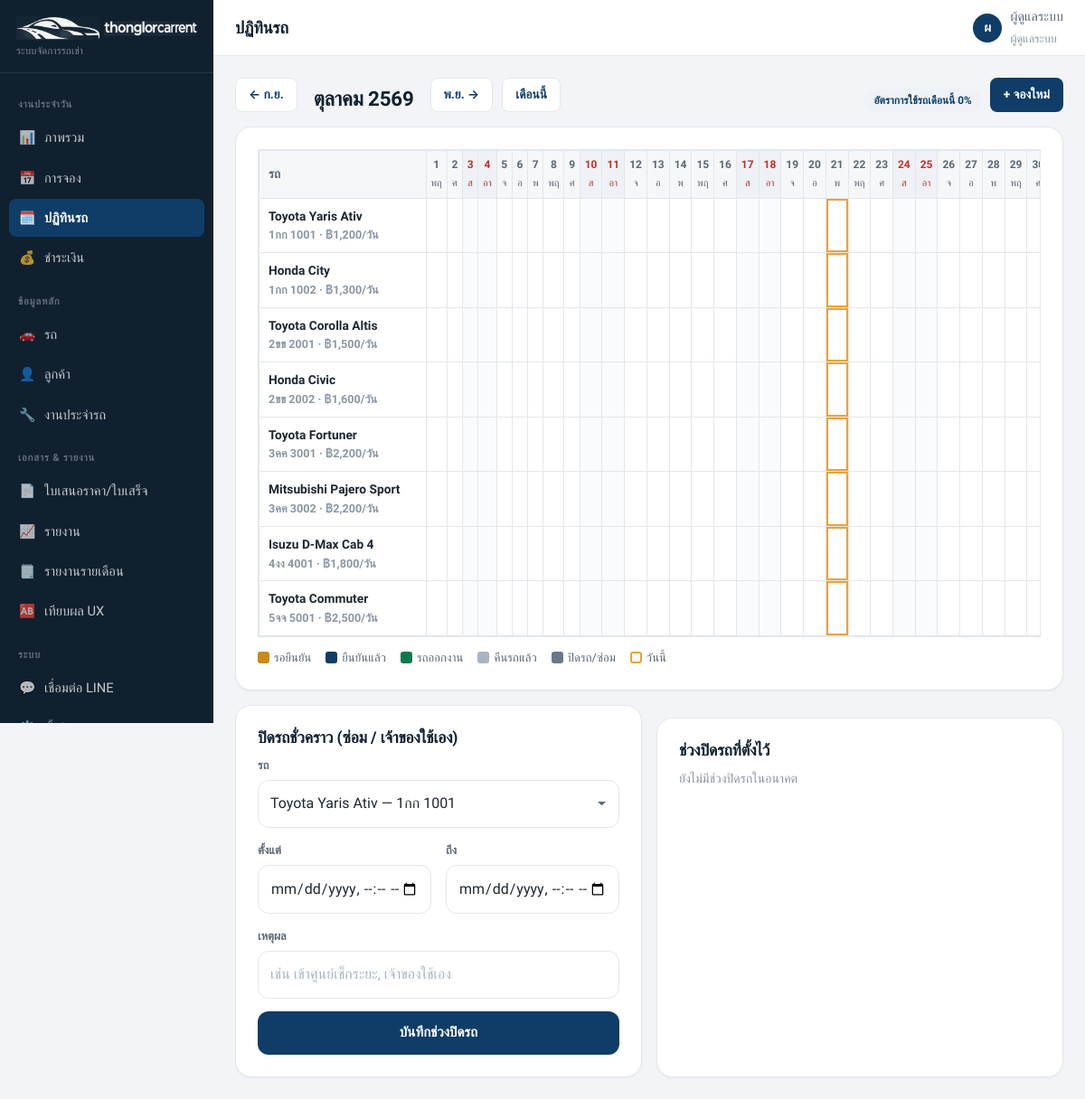
The page /admin/calendar.php (signed in) on the database its author committed.
### tables this page shows
CREATE TABLE IF NOT EXISTS users (
  id            INT UNSIGNED NOT NULL AUTO_INCREMENT,
  name          VARCHAR(120)  NOT NULL,
  email         VARCHAR(150)  NOT NULL,
  password_hash VARCHAR(255)  NOT NULL,
  role          ENUM('admin','staff') NOT NULL DEFAULT 'staff',
  phone         VARCHAR(30)   DEFAULT NULL,
  is_active     TINYINT(1)    NOT NULL DEFAULT 1,
  last_login_at DATETIME      DEFAULT NULL,
  created_at    DATETIME      NOT NULL DEFAULT CURRENT_TIMESTAMP,
  updated_at    DATETIME      NOT NULL DEFAULT CURRENT_TIMESTAMP ON UPDATE CURRENT_TIMESTAMP,
  PRIMARY KEY (id),
  UNIQUE KEY uq_users_email (email)
);

CREATE TABLE IF NOT EXISTS cars (
  id              INT UNSIGNED NOT NULL AUTO_INCREMENT,
  plate           VARCHAR(20)   NOT NULL,              
  province        VARCHAR(60)   DEFAULT NULL,
  brand           VARCHAR(60)   NOT NULL,
  model           VARCHAR(80)   NOT NULL,
  year            SMALLINT      DEFAULT NULL,
  color           VARCHAR(40)   DEFAULT NULL,
  car_type        VARCHAR(40)   DEFAULT 'sedan',       
  segment         VARCHAR(60)   DEFAULT NULL,          
  seats           TINYINT       DEFAULT 5,
  gear            ENUM('auto','manual') NOT NULL DEFAULT 'auto',
  fuel            VARCHAR(30)   DEFAULT 'เบนซิน',
   
  price_day       DECIMAL(10,2) NOT NULL DEFAULT 0,
  price_week      DECIMAL(10,2) NOT NULL DEFAULT 0,    
  price_month     DECIMAL(10,2) NOT NULL DEFAULT 0,    
  deposit         DECIMAL(10,2) NOT NULL DEFAULT 0,    
  deposit_booking DECIMAL(10,2) NOT NULL DEFAULT 0,    
   
  delivery_fee    DECIMAL(10,2) NOT NULL DEFAULT 0,
  driver_fee_day  DECIMAL(10,2) NOT NULL DEFAULT 0,
   
  status          ENUM('available','maintenance','inactive') NOT NULL DEFAULT 'available',
  mileage         INT UNSIGNED  NOT NULL DEFAULT 0,
   
  insurance_type  VARCHAR(40)   DEFAULT NULL,          
  insurance_expire DATE         DEFAULT NULL,
  act_expire      DATE          DEFAULT NULL,          
  tax_expire      DATE          DEFAULT NULL,          
  next_service_km INT UNSIGNED  DEFAULT NULL,
  next_service_at DATE          DEFAULT NULL,
  cover_image     VARCHAR(255)  DEFAULT NULL,
  images          TEXT          DEFAULT NULL,          
  features        TEXT          DEFAULT NULL,          
  description     TEXT          DEFAULT NULL,
  sort_order      SMALLINT      NOT NULL DEFAULT 0,
  created_at      DATETIME      NOT NULL DEFAULT CURRENT_TIMESTAMP,
  updated_at      DATETIME      NOT NULL DEFAULT CURRENT_TIMESTAMP ON UPDATE CURRENT_TIMESTAMP,
  PRIMARY KEY (id),
  UNIQUE KEY uq_cars_plate (plate),
  KEY idx_cars_status (status)
);

### includes/functions.php (called while the page is built, shortened)
<?php
require_once __DIR__ . '/db.php';
function settings(): array
{
    static $cache = null;
    if ($cache === null) {
        $cache = [];
        foreach (db_all('SELECT skey, svalue FROM settings') as $r) {
            $cache[$r['skey']] = $r['svalue'];
        }
    }
    return $cache;
}
function setting(string $key, $default = '')
{
    $s = settings();
    return array_key_exists($key, $s) && $s[$key] !== null && $s[$key] !== '' ? $s[$key] : $default;
}
function e($v): string
{
    return htmlspecialchars((string) $v, ENT_QUOTES | ENT_SUBSTITUTE, 'UTF-8');
}
function url(string $path = ''): string
{
    return BASE_URL . '/' . ltrim($path, '/');
}
function asset(string $path): string
{
    $file = APP_ROOT . '/' . ltrim($path, '/');
    return url($path) . '?v=' . (@filemtime($file) ?: APP_VERSION);
}
function money0($n): string
{
    return number_format((float) $n, 0);
}

### includes/icons.php (called while the page is built, shortened)
<?php
function brand_logo(string $mode = 'lockup', string $cls = ''): string
{
    $map = [
        'lockup' => ['logo-lockup', 760, 84],
        'full'   => ['logo-full',   900, 371],
        'mark'   => ['logo-mark',   520, 122],
    ];
    [$file, $w, $h] = $map[$mode] ?? $map['lockup'];
    $c = $cls ? ' class="' . e($cls) . '"' : '';
    return '<img' . $c . ' src="' . e(url("assets/img/$file.webp")) . '?v=' . APP_VERSION . '"'
         . ' alt="' . e(setting('site_name', 'thonglorcarrent')) . '"'
         . ' width="' . $w . '" height="' . $h . '" decoding="async">';
}

### includes/db.php (called while the page is built, shortened)
<?php
function db(): PDO
{
    static $pdo = null;
    if ($pdo instanceof PDO) {
        return $pdo;
    }
    $dsn = sprintf('mysql:host=%s;dbname=%s;charset=%s', DB_HOST, DB_NAME, DB_CHARSET);
    try {
        $pdo = new PDO($dsn, DB_USER, DB_PASS, [
            PDO::ATTR_ERRMODE            => PDO::ERRMODE_EXCEPTION,
            PDO::ATTR_DEFAULT_FETCH_MODE => PDO::FETCH_ASSOC,
            PDO::ATTR_EMULATE_PREPARES   => false,
            PDO::MYSQL_ATTR_INIT_COMMAND => "SET NAMES utf8mb4 COLLATE utf8mb4_unicode_ci",
        ]);
    } catch (PDOException $e) {
        if (defined('DB_THROW')) {
            throw $e;
        }
        if (APP_DEBUG) {
            die('DB Error: ' . $e->getMessage());
        }
        http_response_code(500);
        die('ไม่สามารถเชื่อมต่อฐานข้อมูลได้ กรุณาติดต่อผู้ดูแลระบบ');
    }
    try {
        $pdo->exec("SET time_zone = '" . date('P') . "'");
    } catch (Throwable $e) {
    }
    return $pdo;
}
function db_one(string $sql, array $params = []): ?array
{
    $st = db()->prepare($sql);
    $st->execute($params);
    $row = $st->fetch();
    return $row === false ? null : $row;
}
function db_all(string $sql, array $params = []): array
{
    $st = db()->prepare($sql);
    $st->execute($params);
    return $st->fetchAll();
}
function db_val(string $sql, array $params = [])
{
    $st = db()->prepare($sql);
    $st->execute($params);
    return $st->fetchColumn();
}

### includes/auth.php (called while the page is built, shortened)
<?php
require_once __DIR__ . '/functions.php';
function auth_user(): ?array
{
    return $_SESSION['user'] ?? null;
}
function auth_check(): bool
{
    static $checked = false;
    if (!$checked) {
        try {
            $u = db_one('SELECT name, role, is_active FROM users WHERE id = :i', [':i' => (int) $_SESSION['user']['id']]);
        } catch (Throwable $e) {
            return true;
        }
    }
    return true;
}
function require_login(): void
{
    if (!auth_check()) {
        flash('warn', 'กรุณาเข้าสู่ระบบก่อนใช้งาน');
        redirect('admin/login.php');
    }
}

### admin/calendar.php (the view, shortened to what this page needs)
<?php
require_once __DIR__ . '/../includes/pricing.php';
require_once __DIR__ . '/../includes/layout_admin.php';
require_login();
$month = trim($_GET['m'] ?? date('Y-m'));
$first    = $month . '-01';
$daysIn   = (int) date('t', strtotime($first));
$prev     = date('Y-m', strtotime($first . ' -1 month'));
$next     = date('Y-m', strtotime($first . ' +1 month'));
$today    = date('Y-m-d');
$cars = db_all("SELECT * FROM cars WHERE status <> 'inactive' ORDER BY sort_order");
$usedCells = 0;
$util = count($cars) > 0 ? round($usedCells / (count($cars) * $daysIn) * 100) : 0;
admin_head('ปฏิทินรถ', 'calendar.php');
?>
<div class="toolbar no-print">
  <a class="btn btn-ghost btn-sm" href="?m=<?= $prev ?>">← <?= e(TH_MONTHS[(int) date('n', strtotime($prev . '-01'))]) ?></a>
  <h2 style="margin:0 8px"><?= e(TH_MONTHS_FULL[(int) date('n', strtotime($first))]) ?> <?= (int) date('Y', strtotime($first)) + 543 ?></h2>
  <a class="btn btn-ghost btn-sm" href="?m=<?= $next ?>"><?= e(TH_MONTHS[(int) date('n', strtotime($next . '-01'))]) ?> →</a>
  <a class="btn btn-ghost btn-sm" href="?m=<?= date('Y-m') ?>">เดือนนี้</a>
  <span class="badge badge-primary">อัตราการใช้รถเดือนนี้ <?= $util ?>%</span>
  <a class="btn btn-sm" href="<?= url('admin/booking-edit.php') ?>">+ จองใหม่</a>
</div>
<div class="panel">
  <div class="cal">
    <table>
      <thead>
        <tr>
          <th class="carname">รถ</th>
          <?php for ($d = 1; $d <= $daysIn; $d++):
              $date = sprintf('%s-%02d', $month, $d);
              $dow  = (int) date('w', strtotime($date));
              $we   = ($dow === 0 || $dow === 6); ?>
            <th class="<?= $we ? 'we' : '' ?>"><?= $d ?><br><span style="font-weight:400;font-size:.68rem">
              <?= ['อา','จ','อ','พ','พฤ','ศ','ส'][$dow] ?></span></th>
          <?php endfor; ?>
        </tr>
      </thead>
      <tbody>
        <?php foreach ($cars as $c): ?>
          <tr>
            <th class="carname">
              <?= e($c['brand'] . ' ' . $c['model']) ?>
              <div class="tiny muted"><?= e($c['plate']) ?> · ฿<?= money0($c['price_day']) ?>/วัน</div>
            </th>
            <?php for ($d = 1; $d <= $daysIn; $d++):
                $date = sprintf('%s-%02d', $month, $d);
                $dow  = (int) date('w', strtotime($date));
                $cls  = ($dow === 0 || $dow === 6 ? 'we ' : '') . ($date === $today ? 'today' : ''); ?>
              <td class="day <?= $cls ?>">
              </td>
            <?php endfor; ?>
          </tr>
        <?php endforeach; ?>
      </tbody>
    </table>
  </div>
  <div class="cal-legend">
    <span><i style="background:#c98a17"></i>รอยืนยัน</span>
    <span><i style="background:var(--brand)"></i>ยืนยันแล้ว</span>
    <span><i style="background:var(--ok)"></i>รถออกงาน</span>
    <span><i style="background:#aab4c2"></i>คืนรถแล้ว</span>
    <span><i style="background:#6b7789"></i>ปิดรถ/ซ่อม</span>
    <span><i style="border:2px solid var(--accent);background:transparent"></i>วันนี้</span>
  </div>
</div>
<div class="g2 mt-2 no-print">
  <div class="panel">
    <h3>ปิดรถชั่วคราว (ซ่อม / เจ้าของใช้เอง)</h3>
    <form method="post">
      <div class="field"><label>รถ</label>
        <select name="car_id" required>
          <?php foreach ($cars as $c): ?>
            <option value="<?= (int) $c['id'] ?>"><?= e($c['brand'] . ' ' . $c['model'] . ' — ' . $c['plate']) ?></option>
          <?php endforeach; ?>
        </select></div>
      <div class="g2">
        <div class="field"><label>ตั้งแต่</label><input type="datetime-local" name="start_at" required></div>
        <div class="field"><label>ถึง</label><input type="datetime-local" name="end_at" required></div>
      </div>
      <div class="field"><label>เหตุผล</label><input type="text" name="reason" placeholder="เช่น เข้าศูนย์เช็กระยะ, เจ้าของใช้เอง"></div>
      <button class="btn btn-block">บันทึกช่วงปิดรถ</button>
    </form>
  </div>
  <div class="panel">
    <h3>ช่วงปิดรถที่ตั้งไว้</h3>
    <?php
    $allBlocks = db_all('SELECT k.*, c.plate, c.brand, c.model FROM car_blocks k JOIN cars c ON c.id = k.car_id
                         WHERE k.end_at >= NOW() ORDER BY k.start_at LIMIT 20');
    if (!$allBlocks): ?>
      <p class="small muted mb-0">ยังไม่มีช่วงปิดรถในอนาคต</p>
    <?php endif; ?>
  </div>
</div>
<?php admin_foot(); ?>

### includes/layout_admin.php (shortened to what this page needs)
<?php
require_once __DIR__ . '/functions.php';
require_once __DIR__ . '/auth.php';
require_once __DIR__ . '/icons.php';
function admin_head(string $title, string $active = ''): void
{
    $u    = auth_user();
    $site = setting('site_name', 'thonglorcarrent');
    $cntPending = (int) db_val("SELECT COUNT(*) FROM bookings WHERE status = 'pending'");
    $cntSlip    = (int) db_val("SELECT COUNT(*) FROM payments WHERE status = 'pending'");
    $cntMaint   = (int) db_val(
        "SELECT COUNT(*) FROM maintenances WHERE status = 'pending' AND due_date IS NOT NULL AND due_date <= :d",
        [':d' => date('Y-m-d', strtotime('+' . (int) setting('reminder_days_before', '30') . ' days'))]
    );
    $menu = [
        'งานประจำวัน' => [
            ['dashboard.php', '📊', 'ภาพรวม', 0],
            ['bookings.php',  '📅', 'การจอง', $cntPending],
            ['calendar.php',  '🗓️', 'ปฏิทินรถ', 0],
            ['payments.php',  '💰', 'ชำระเงิน', $cntSlip],
        ],
        'ข้อมูลหลัก' => [
            ['cars.php',      '🚗', 'รถ', 0],
            ['customers.php', '👤', 'ลูกค้า', 0],
            ['maintenance.php','🔧', 'งานประจำรถ', $cntMaint],
        ],
        'เอกสาร & รายงาน' => [
            ['documents.php', '📄', 'ใบเสนอราคา/ใบเสร็จ', 0],
            ['reports.php',   '📈', 'รายงาน', 0, true],
            ['monthly-report.php', '🗒️', 'รายงานรายเดือน', 0, true],
            ['ab-report.php', '🆎', 'เทียบผล UX', 0, true],
        ],
        'ระบบ' => [
            ['line.php',      '💬', 'เชื่อมต่อ LINE', 0, true],
            ['settings.php',  '⚙️', 'ตั้งค่า', 0, true],
            ['users.php',     '🔑', 'ผู้ใช้งาน', 0, true],
            ['backups.php',   '🗄️', 'สำรองข้อมูล', 0, true],
            ['health.php',    '🩺', 'สุขภาพระบบ', 0, true],
        ],
    ];
    ?><!DOCTYPE html>
<html lang="th">
<head>
<link rel="stylesheet" href="<?= e(asset('assets/css/app.css')) ?>">
<link rel="stylesheet" href="<?= e(asset('assets/css/admin.css')) ?>">
</head>
<body class="admin">
<div class="adm">
  <aside class="adm-side" id="side">
    <div class="adm-brand">
      <a href="<?= url('admin/dashboard.php') ?>"><?= brand_logo('lockup', 'adm-logo') ?></a>
      <small style="margin-left:0">ระบบจัดการรถเช่า</small>
    </div>
    <nav class="adm-nav">
      <?php foreach ($menu as $grp => $items): ?>
        <div class="grp"><?= e($grp) ?></div>
        <?php foreach ($items as [$file, $ic, $label, $cnt]): ?>
          <a class="<?= $active === $file ? 'on' : '' ?>" href="<?= url('admin/' . $file) ?>">
            <span class="ic"><?= $ic ?></span><?= e($label) ?>
          </a>
        <?php endforeach; ?>
      <?php endforeach; ?>
    </nav>
  </aside>
  <main class="adm-main">
    <div class="adm-top">
      <h1><?= e($title) ?></h1>
      <div class="adm-user no-print">
        <span class="av"><?= e(mb_substr($u['name'] ?? '?', 0, 1)) ?></span>
        <span class="nm"><?= e($u['name'] ?? '') ?><br><span class="tiny muted"><?= $u['role'] === 'admin' ? 'ผู้ดูแลระบบ' : 'เจ้าหน้าที่' ?></span></span>
      </div>
    </div>
    <div class="adm-body">
<?php
}
function admin_foot(): void
{
    ?>
    </div>
  </main>
</div>
</body>
</html>
<?php
}

### rows shown on the page
users: name "ผ", name "ผู้ดูแลระบบ"
cars: brand+model "Toyota Yaris Ativ", plate "1กก 1001", price_day "1,200"
cars: brand+model "Honda City", plate "1กก 1002", price_day "1,300"
cars: brand+model "Toyota Corolla Altis", plate "2ขข 2001", price_day "1,500"
cars: brand+model "Honda Civic", plate "2ขข 2002", price_day "1,600"
cars: brand+model "Toyota Fortuner", plate "3คค 3001", price_day "2,200"
cars: brand+model "Mitsubishi Pajero Sport", plate "3คค 3002", price_day "2,200"
cars: brand+model "Isuzu D-Max Cab 4", plate "4งง 4001", price_day "1,800"
cars: brand+model "Toyota Commuter", plate "5จจ 5001", price_day "2,500"

### other values the page prints
$grp "งานประจำวัน"
$ic "📊"
$label "ภาพรวม"
$ic "📅"
$label "การจอง"
$ic "🗓️"
$label "ปฏิทินรถ"
$ic "💰"
$label "ชำระเงิน"
$grp "ข้อมูลหลัก"
$ic "🚗"
$label "รถ"
$ic "👤"
$label "ลูกค้า"
$ic "🔧"
